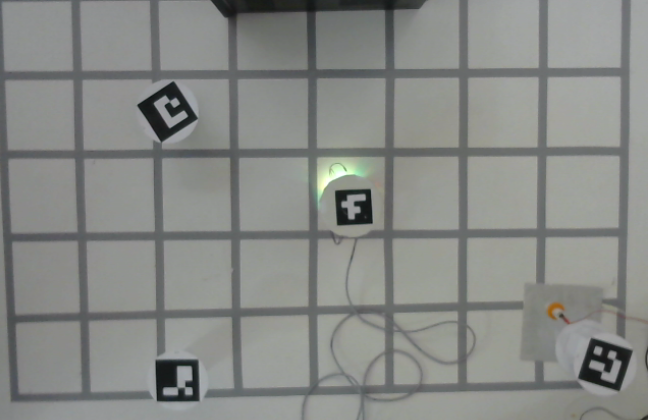
#> input picture Software/my_package/my_package/Screenshot from 2023-07-06 14-55-18.png, 648 x 420 px, found by its file name
$ python singleimage.py
#> lines starting #> are read from the running program, lines starting #| are printed output that depends on the picture; after the words box and inside, x2 and y2 are one past the last pixel; in counts of white or black regions, pixels touching at a corner belong together
import cv2
import cv2.aruco as aruco
import numpy as np
import math

# Load the predefined dictionary
dictionary = aruco.Dictionary_get(aruco.DICT_4X4_250)

# Load an image
img = cv2.imread("/home/yoy/ros2_ws/src/my_package/my_package/Screenshot from 2023-07-06 14-55-18.png")
#> img is the input picture: shape (420, 648, 3); mean B, G, R 133.8, 137, 134.8

# Initialize the detector parameters using default values
parameters = aruco.DetectorParameters_create()

# Detect the markers in the image
marker_corners, marker_ids, _ = aruco.detectMarkers(img, dictionary, parameters=parameters)
#> marker_corners = ([[161, 146], [137, 105], [173, 81], [197, 118]], [[578, 377], [591, 338], [632, 350], [619, 390]], [[155, 361], [197, 359], [199, 400], [157, 401]], [[372, 222], [338, 225], [335, 190], [370, 189]]); marker_ids = [1, 4, 2, 15]

def calculate_tilt(corners):
    # Calculate the vector of the top line from left to right
    vec = corners[1] - corners[0]

    # Calculate the angle between this vector and the horizontal axis
    angle = math.atan2(vec[1], vec[0]) * 180 / math.pi

    # If the marker is upright, the angle should be 180 (or 0, depending on your coordinate system)
    # So subtract 180 to get the tilt: zero for upright, negative for left tilt, positive for right tilt
    tilt = angle - 180

    return tilt

file_path = '/home/yoy/ros2_ws/src/my_package/worlds/my_world.wbt'  # Replace with the actual path of your file
temp_path = '/home/yoy/ros2_ws/src/my_package/worlds/template.wbt'  # Replace with the actual path of your file

try:
    with open(file_path, 'w') as file:

        with open(temp_path, 'r') as temp:
            file.write(temp.read())

        width = img.shape[1]/100
        height = img.shape[0]/100
        formatted_string = "\nRectangleArena {{\n   floorSize {} {}\n}}".format(width, height)
        file.write(formatted_string)

        for i in range(len(marker_ids)):
            aruco_id = marker_ids[i][0]
            corners = marker_corners[i][0]
            print(aruco_id, corners)

            # Calculate size as the average distance between top corners and bottom corners
            size = np.mean([np.linalg.norm(corners[2] - corners[3]), np.linalg.norm(corners[0] - corners[1])])/100

            # Calculate position as the center of the marker
            x, y = np.mean(corners, axis=0)/100

            # Calculate tilt
            tilt = calculate_tilt(corners)


            formatted_string = "\nSolidBox{{\n   physics Physics{{}}\n   name {} \n   size {} {} {}\n   translation {} {} {}\n   rotation 0 0 1 {}\n}}".format(f'"box{aruco_id}"', size, size, size, x - width/2, y - height/2, size/2, tilt)
            #print(formatted_string)

            file.write(formatted_string)
        print("Content appended successfully.")
except IOError:
    print("An error occurred while writing to the file.")

# Draw circles on each corner of the markers
for corners in marker_corners:
    for corner in corners:
        for point in corner:
            cv2.circle(img, tuple(point.astype(int)), 3, (0,255,0), -1)
#> this loop made 4 passes
#> corners on passes 1 to 4: [[161, 146], [137, 105], [173, 81], [197, 118]], [[578, 377], [591, 338], [632, 350], [619, 390]], [[155, 361], [197, 359], [199, 400], [157, 401]], [[372, 222], [338, 225], [335, 190], [370, 189]]
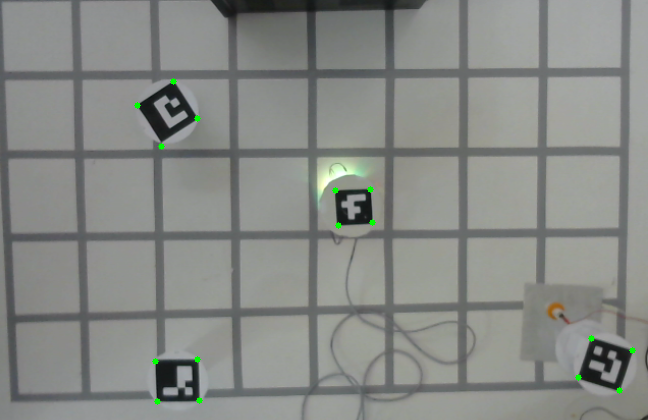
#> img: shape (420, 648, 3); 0.17% of pixels changed, all inside (x1, y1, x2, y2) = (134, 78, 636, 405)

# Display the result
#cv2.imshow("Result", img)
#cv2.waitKey(0)
#cv2.destroyAllWindows()

$ run again, with Software/my_package/my_package/Screenshot from 2023-07-06 14-51-21.png copied over Software/my_package/my_package/Screenshot from 2023-07-06 14-55-18.png
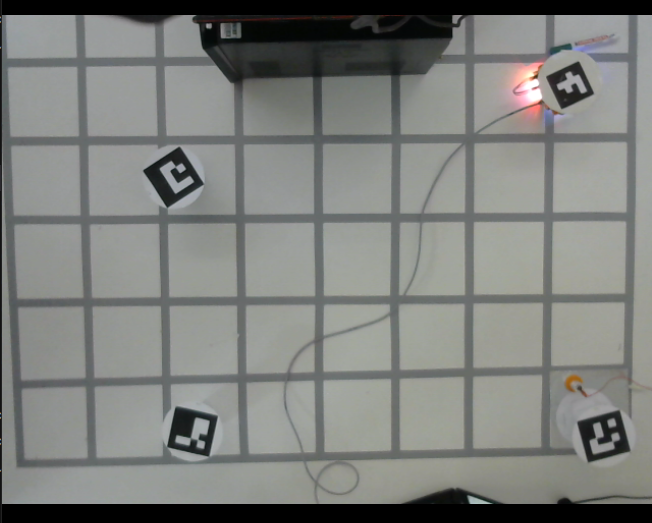
#> input picture Software/my_package/my_package/Screenshot from 2023-07-06 14-51-21.png, 652 x 523 px, found by its file name
#> img is the input picture: shape (523, 652, 3); mean B, G, R 124.3, 127.6, 125.6
#> marker_corners = ([[167, 207], [143, 170], [179, 147], [203, 184]], [[577, 422], [619, 410], [630, 450], [588, 462]], [[177, 406], [217, 416], [208, 455], [167, 446]], [[561, 108], [546, 76], [578, 61], [593, 94]]); marker_ids = [1, 4, 2, 15]
#> the loop `for corners in marker_corners:` made 4 passes
#> corners on passes 1 to 4: [[167, 207], [143, 170], [179, 147], [203, 184]], [[577, 422], [619, 410], [630, 450], [588, 462]], [[177, 406], [217, 416], [208, 455], [167, 446]], [[561, 108], [546, 76], [578, 61], [593, 94]]
#> after the loop `for corners in marker_corners:`:
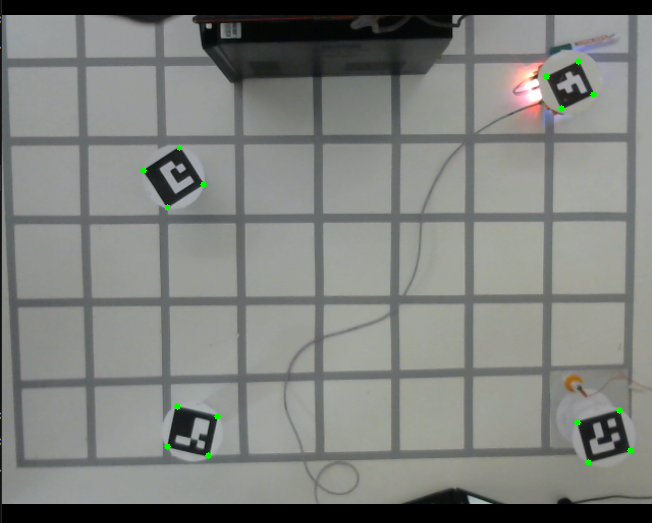
#> img: shape (523, 652, 3); 0.14% of pixels changed, all inside (x1, y1, x2, y2) = (140, 58, 634, 466)
